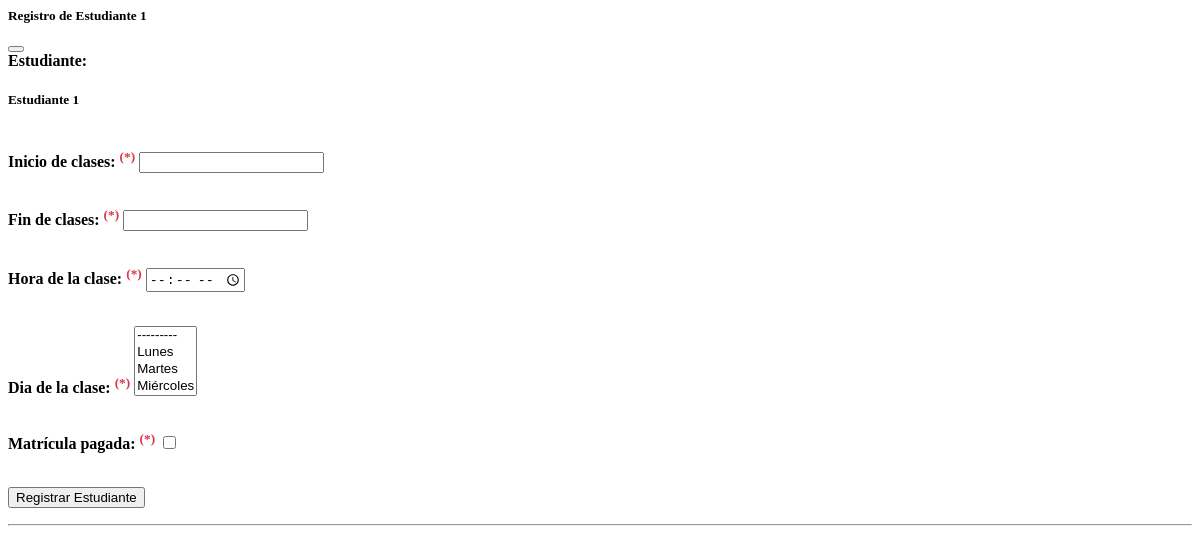
The page /Administracion/CrearNuevosEstudiantes/1 on the database as committed earlier.
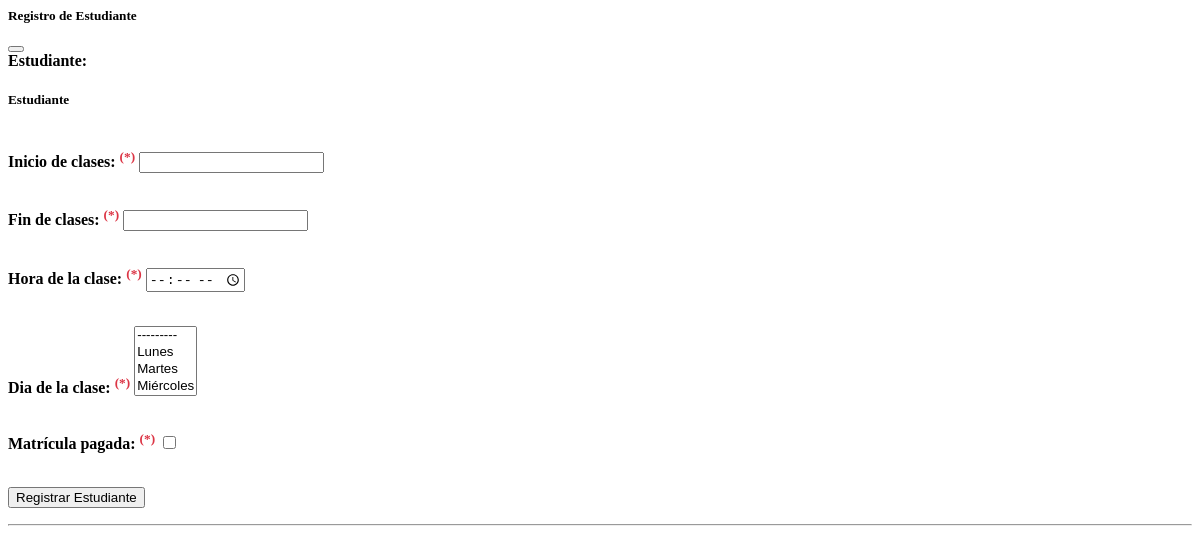
The same page on the database as committed later.
### Estudiantes_Profesores/models.py (models this page shows, shortened)
class Estudiante(models.Model):
    nombre_completo = models.CharField("nombre completo", max_length=150, null=False, blank=False)
    fecha_nacimiento = models.DateField("fecha de nacimiento", null=False, blank=False)
    documento = models.CharField("numero de documento", max_length = 18, null=False, blank=False, unique=True)
    celular = models.CharField("numero de celular", max_length = 10, null=False, blank=False)
    telefono = models.CharField("numero de telefono", max_length = 10)
    email = models.EmailField("correo electronico",null=False, blank=False, unique=True)
    direccion = models.CharField("direccion de residencia", max_length = 500,null=False, blank=False,)
    barrio = models.CharField("barrio de resdencia", max_length = 500, null=False, blank=False)
    ciudad = models.CharField("ciudad de residencia",max_length = 150, null=False, blank=False)
    seguro_medico = models.BooleanField("tiene seguro medico", null=False, blank=False)
    documento_identidad =  models.BooleanField("tiene documento de identidad", null=False, blank=False)
    nombre_completo_acudiente = models.CharField("nombre completo del acudiente", max_length=150, null=False, blank=False)
    cedula_acudiente = models.CharField("numero de cedula acudiente", max_length = 18, null=False, blank=False, unique=True)
    lugar_expedicion_acudiente = models.CharField("lugar de expedicion de la cedula del acudiente", max_length = 500, null=False, blank=False)
    celular_acudiente = models.CharField("numero de celular acudiente ", max_length = 10)
    email_acudiente = models.EmailField("correo electronico acudiente",null=False, blank=False, unique=True)
    nombre_contactoE = models.CharField("nombre del contacto de emergencia", max_length = 10)
    telefono_contactoE = models.CharField("telefono del contacto de emergencia",null=False, blank=False, max_length = 10)
    relacion_contactoE = models.CharField("relacion con el alumno",null=False, blank=False,  max_length = 100)
    nivel = models.ForeignKey(Nivel, db_column="nivel_id", on_delete=models.SET_NULL, verbose_name="nivel del estudiante", null=True)
    estado = models.BooleanField(default=True)
    class Meta:
        db_table = "estudiantes"
    @property
    def get_estudiante(self):
        estudiante = self.nombre_completo.capitalize()
        return estudiante

### Estudiantes_Profesores/views.py (the view)
# urls.py: path("CrearNuevosEstudiantes/<int:pk>", CrearNuevosEstudiantes.as_view(), name="crearNuevosEstudiantes"),
class CrearNuevosEstudiantes(CreateView):
    model = Registro
    form_class = RegistroForm
    template_name = "Estudiantes/RegistroEstudiante.html"
    success_url = reverse_lazy("estudiantes")
    def get_context_data(self, **kwargs):
        ctx = super().get_context_data(**kwargs)
        estudiante = Estudiante.objects.get(pk=self.kwargs["pk"])
        ctx["estudiante"] = estudiante
        return ctx

### Estudiantes_Profesores/forms.py
class RegistroForm(forms.ModelForm):
    class Meta:
        model = Registro
        fields = "__all__"
        widgets = {
            "pagado": forms.CheckboxInput(attrs={"class":"form-check-input", "autocomplete":"off"}),
            "inicioClase": forms.DateInput(attrs={"class":"form-control", "autocomplete":"off"}),
            "finClase": forms.DateInput(attrs={"class":"form-control", "autocomplete":"off"}),
            "horaClase": forms.TimeInput(attrs={"type":"time", "class":"form-control", "autocomplete":"off"}),
            "diaClase": forms.SelectMultiple(attrs={"class":"form-select"}),
        }

### Estudiantes_Profesores/Templates/Estudiantes/RegistroEstudiante.html (shortened to what this page needs)
<div class="modal-dialog modal-lg" role="document">
  <div class="modal-content">
    <div class="modal-header">
      <h5 class="modal-title" id="staticBackdropLabel">Registro de {{estudiante.get_estudiante}}</h5>
      <button type="button" class="btn-close" data-bs-dismiss="modal" aria-label="Close"></button>
    </div>
    <div class="modal-body" style="height: 80vh; overflow: auto;">
      <form action="{% url 'crearNuevosEstudiantes' estudiante.pk %}" method="post" id="RegistrarEstudianteForm">
        <Label><strong>Estudiante:</strong></Label>
        <h5>{{estudiante.get_estudiante}}</h5>
        <br>
        <Label><strong>Inicio de clases: <sup style="color: #dc3545;">(*)</sup></strong></Label>
        {{form.inicioClase}}
        <br>
        <Label><strong>Fin de clases: <sup style="color: #dc3545;">(*)</sup></strong></Label>
        {{form.finClase}}
        <br>
        <Label><strong>Hora de la clase: <sup style="color: #dc3545;">(*)</sup></strong></Label>
        {{form.horaClase}}
        <br>
        <Label><strong>Dia de la clase: <sup style="color: #dc3545;">(*)</sup></strong></Label>
        {{form.diaClase}}
        <br>
        <div class="form-check">
          <Label class="form-check-label"><strong>Matrícula pagada: <sup style="color: #dc3545;">(*)</sup></strong></Label>
          {{form.pagado}}
         </div>
          <br>
        <button type="submit"  class="btn btn-success w-100">Registrar Estudiante </button>
    </form>
      <hr>
    </div>
  </div>
</div>

Rows that differ between the two databases and show on the page:
changed Estudiante: get_estudiante "Estudiante 1" → "Estudiante"
